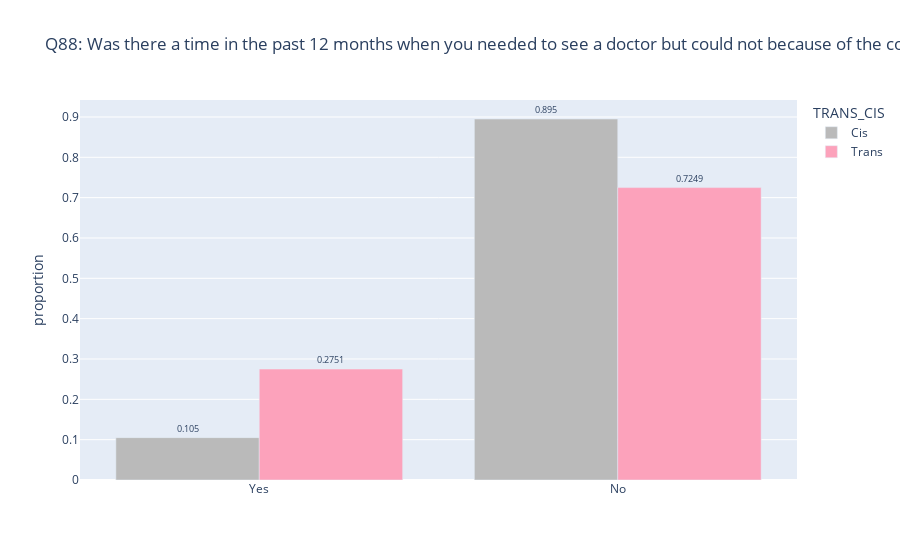

Write notebook code for a chart like this one.
### Code cell
trans_vs_cis(q88, 'Q88')

### Figure 1 — Plotly figure (JSON) as saved in the notebook; plotly's stock layout.template omitted (floating-point values rounded to 4 significant figures)
{"data": [{"alignmentgroup": "True", "hovertemplate": "TRANS_CIS=Cis<br>Q88=%{x}<br>value=%{y}<br>text=%{text}<extra></extra>", "legendgroup": "Cis", "marker": {"color": "#bababa", "pattern": {"shape": ""}}, "name": "Cis", "offsetgroup": "Cis", "orientation": "v", "showlegend": true, "text": [0.105, 0.895], "textfont": {"size": 9}, "textposition": "outside", "type": "bar", "x": ["Yes", "No"], "xaxis": "x", "y": [0.105, 0.895], "yaxis": "y"}, {"alignmentgroup": "True", "hovertemplate": "TRANS_CIS=Trans<br>Q88=%{x}<br>value=%{y}<br>text=%{text}<extra></extra>", "legendgroup": "Trans", "marker": {"color": "#fca2bb", "pattern": {"shape": ""}}, "name": "Trans", "offsetgroup": "Trans", "orientation": "v", "showlegend": true, "text": [0.2751, 0.7249], "textfont": {"size": 9}, "textposition": "outside", "type": "bar", "x": ["Yes", "No"], "xaxis": "x", "y": [0.2751, 0.7249], "yaxis": "y"}], "layout": {"barmode": "group", "legend": {"title": {"text": "TRANS_CIS"}, "tracegroupgap": 0}, "title": {"text": "Q88: Was there a time in the past 12 months when you needed to see a doctor but could not because of the cost?"}, "xaxis": {"anchor": "y", "domain": [0, 1], "title": {"text": ""}}, "yaxis": {"anchor": "x", "domain": [0, 1], "title": {"text": "proportion"}}}}
